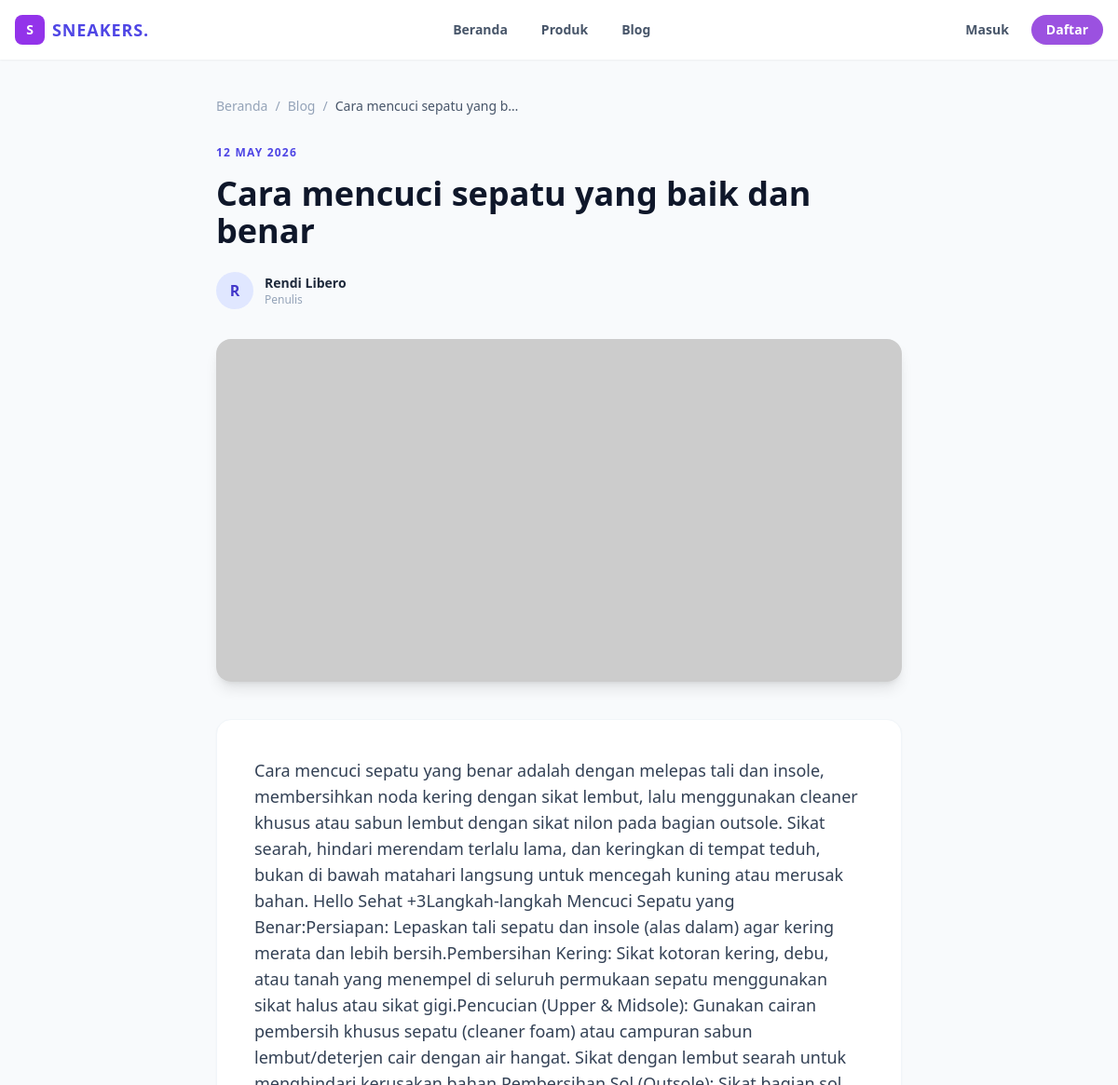
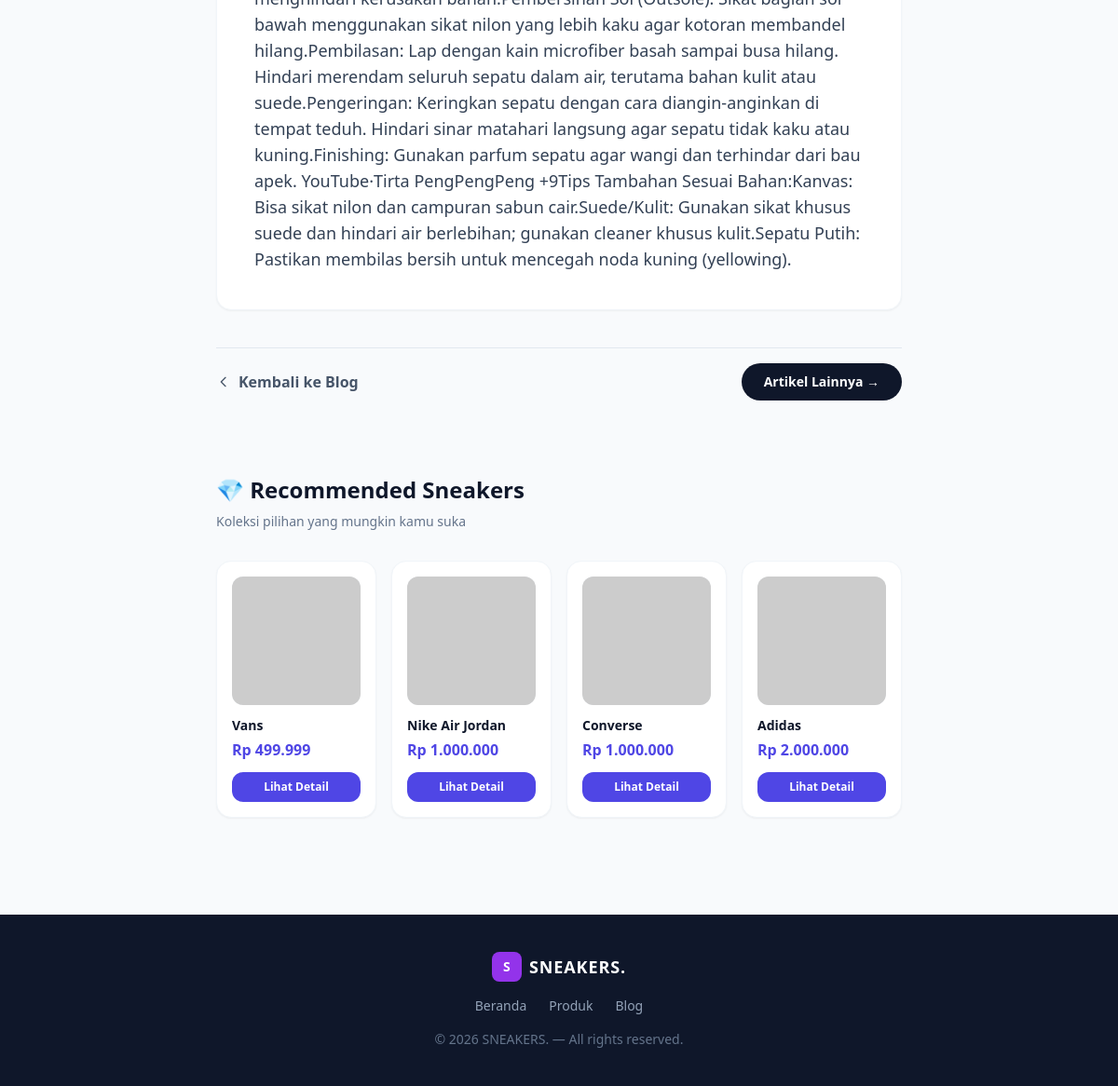
The page /detail_blog.php?slug=cara-mencuci-sepatu-yang-baik-dan-benar-6120f on the database its author committed (2 pictures, top to bottom).
### tables this page shows
CREATE TABLE `posts` (
  `id` bigint(20) UNSIGNED NOT NULL,
  `user_id` bigint(20) UNSIGNED NOT NULL,
  `title` varchar(255) NOT NULL,
  `slug` varchar(255) NOT NULL,
  `content` longtext NOT NULL,
  `thumbnail` varchar(255) NOT NULL,
  `status` enum('DRAFT','PUBLISHED') NOT NULL,
  `published_at` timestamp NOT NULL DEFAULT current_timestamp() ON UPDATE current_timestamp(),
  `created_at` timestamp NULL DEFAULT NULL,
  `updated_at` timestamp NULL DEFAULT NULL
);

CREATE TABLE `users` (
  `id` bigint(20) UNSIGNED NOT NULL,
  `name` varchar(255) NOT NULL,
  `email` varchar(255) NOT NULL,
  `email_verified_at` timestamp NULL DEFAULT NULL,
  `password` varchar(255) NOT NULL,
  `role` varchar(255) NOT NULL DEFAULT 'customer',
  `remember_token` varchar(100) DEFAULT NULL,
  `created_at` timestamp NULL DEFAULT NULL,
  `updated_at` timestamp NULL DEFAULT NULL,
  `deleted_at` timestamp NULL DEFAULT NULL
);

CREATE TABLE `products` (
  `id` bigint(20) UNSIGNED NOT NULL,
  `category_id` bigint(20) UNSIGNED DEFAULT NULL,
  `name` varchar(255) NOT NULL,
  `slug` varchar(255) NOT NULL,
  `description` text NOT NULL,
  `price` decimal(15,2) NOT NULL,
  `image` varchar(255) NOT NULL,
  `created_at` timestamp NULL DEFAULT NULL,
  `updated_at` timestamp NULL DEFAULT NULL,
  `deleted_at` timestamp NULL DEFAULT NULL
);

### detail_blog.php (the view, shortened to what this page needs)
<?php
require 'koneksi.php';
$slug = $_GET['slug'];
$stmt = $pdo->prepare("
    SELECT posts.*, users.name AS author_name
    FROM posts
    JOIN users ON posts.user_id = users.id
    WHERE posts.slug = ? AND posts.status = 'PUBLISHED'
");
$stmt->execute([$slug]);
$blog = $stmt->fetch(PDO::FETCH_ASSOC);
?>
<!DOCTYPE html>
<html lang="id">
<head>
    <script src="https://cdn.tailwindcss.com"></script>
</head>
<body class="bg-slate-50 text-slate-800">
<?php include 'navbar.php'; ?>
<div class="max-w-3xl mx-auto px-4 py-10 mb-16">
    <nav class="flex items-center gap-2 text-sm text-slate-400 mb-8">
        <a href="index.php" class="hover:text-indigo-600 transition">Beranda</a>
        <span>/</span>
        <a href="blog.php" class="hover:text-indigo-600 transition">Blog</a>
        <span>/</span>
        <span class="text-slate-600 truncate max-w-[200px]"><?= htmlspecialchars($blog['title']) ?></span>
    </nav>
    <div class="mb-8">
        <p class="text-indigo-600 font-bold uppercase tracking-widest text-xs mb-4"><?= date('d F Y', strtotime($blog['published_at'])) ?></p>
        <h1 class="text-3xl md:text-4xl font-black text-slate-900 leading-tight mb-6"><?= htmlspecialchars($blog['title']) ?></h1>
        <div class="flex items-center gap-3">
            <div class="w-10 h-10 bg-indigo-100 rounded-full flex items-center justify-center text-indigo-700 font-bold">
                <?= strtoupper(substr($blog['author_name'], 0, 1)) ?>
            </div>
            <div>
                <p class="font-bold text-slate-800 text-sm"><?= htmlspecialchars($blog['author_name']) ?></p>
                <p class="text-xs text-slate-400">Penulis</p>
            </div>
        </div>
    </div>
    <div class="rounded-2xl overflow-hidden shadow-lg mb-10">
        <img src="uploads/<?= htmlspecialchars($blog['thumbnail']) ?>" class="w-full h-auto object-cover max-h-[500px]" onerror="this.src='https://via.placeholder.com/800x400?text=Blog'">
    </div>
    <div class="bg-white rounded-2xl p-6 md:p-10 shadow-sm border border-slate-100 mb-10">
        <div class="text-slate-700 leading-relaxed text-base md:text-lg">
            <?= nl2br(htmlspecialchars($blog['content'])) ?>
        </div>
    </div>
    <div class="flex flex-col sm:flex-row justify-between items-center gap-4 pt-4 border-t border-slate-200">
        <a href="blog.php" class="flex items-center gap-2 text-slate-600 hover:text-indigo-600 font-bold transition">
            <svg class="w-4 h-4" fill="none" stroke="currentColor" viewBox="0 0 24 24"><path stroke-linecap="round" stroke-linejoin="round" stroke-width="2" d="M15 19l-7-7 7-7"/></svg>
            Kembali ke Blog
        </a>
        <a href="blog.php" class="bg-slate-900 text-white px-6 py-2.5 rounded-full font-bold hover:bg-slate-800 transition text-sm">Artikel Lainnya →</a>
    </div>
    <div class="mt-20">
        <h3 class="text-2xl font-bold text-slate-900 mb-2">💎 Recommended Sneakers</h3>
        <p class="text-slate-500 text-sm mb-8">Koleksi pilihan yang mungkin kamu suka</p>
        <?php
        $stmt_shoes = $pdo->query("SELECT * FROM products ORDER BY RAND() LIMIT 4");
        $shoes = $stmt_shoes->fetchAll(PDO::FETCH_ASSOC);
        ?>
        <div class="grid grid-cols-2 lg:grid-cols-4 gap-4">
            <?php foreach ($shoes as $shoe): ?>
                <div class="bg-white rounded-2xl p-4 shadow-sm hover:shadow-lg border border-slate-100 group transition">
                    <div class="aspect-square bg-slate-100 rounded-xl overflow-hidden mb-3">
                        <img src="uploads/<?= htmlspecialchars($shoe['image']) ?>" alt="<?= htmlspecialchars($shoe['name']) ?>" class="w-full h-full object-cover group-hover:scale-105 transition" onerror="this.src='https://via.placeholder.com/200?text=Sepatu'">
                    </div>
                    <h4 class="font-bold text-slate-900 text-sm mb-1 truncate"><?= htmlspecialchars($shoe['name']) ?></h4>
                    <p class="text-indigo-600 font-black text-base mb-3">Rp <?= number_format($shoe['price'], 0, ',', '.') ?></p>
                    <a href="detail.php?produk=<?= htmlspecialchars($shoe['slug']) ?>" class="w-full block bg-indigo-600 text-white text-xs font-bold py-2 px-3 rounded-xl text-center hover:bg-indigo-700 transition">Lihat Detail</a>
                </div>
            <?php endforeach; ?>
        </div>
    </div>
</div>
<footer class="bg-slate-900 text-white py-10">
    <div class="max-w-7xl mx-auto px-4 text-center">
        <div class="flex items-center justify-center space-x-2 mb-4">
            <div class="bg-purple-600 text-white w-8 h-8 flex items-center justify-center rounded-lg font-bold text-sm">S</div>
            <span class="font-extrabold text-lg tracking-wider">SNEAKERS.</span>
        </div>
        <div class="flex justify-center gap-6 text-sm text-slate-400 mb-4">
            <a href="index.php" class="hover:text-white transition">Beranda</a>
            <a href="semua_produk.php" class="hover:text-white transition">Produk</a>
            <a href="blog.php" class="hover:text-white transition">Blog</a>
        </div>
        <p class="text-slate-500 text-sm">© <?= date('Y') ?> SNEAKERS. — All rights reserved.</p>
    </div>
</footer>
</body>
</html>

### rows shown on the page
posts: title "Cara mencuci sepatu yang b…", published_at "12 MAY 2026", title "Cara mencuci sepatu yang baik dan benar", user.name "R", user.name "Rendi Libero", content "Cara mencuci sepatu yang benar adalah dengan melepas tali dan insole, membersihkan noda kering dengan sikat lembut, lalu menggunakan cleaner khusus atau sabun lembut dengan sikat nilon pada bagian outsole. Sikat searah, hindari merendam terlalu lama, dan keringkan di tempat teduh, bukan di bawah matahari langsung untuk mencegah kuning atau merusak bahan. Hello Sehat +3Langkah-langkah Mencuci Sepatu yang Benar:Persiapan: Lepaskan tali sepatu dan insole (alas dalam) agar kering merata dan lebih bersih.Pembersihan Kering: Sikat kotoran kering, debu, atau tanah yang menempel di seluruh permukaan sepatu menggunakan sikat halus atau sikat gigi.Pencucian (Upper & Midsole): Gunakan cairan pembersih…"
products: name "Vans", price "499.999"
products: name "Nike Air Jordan", price "1.000.000"
products: name "Converse", price "1.000.000"
products: name "Adidas", price "2.000.000"
